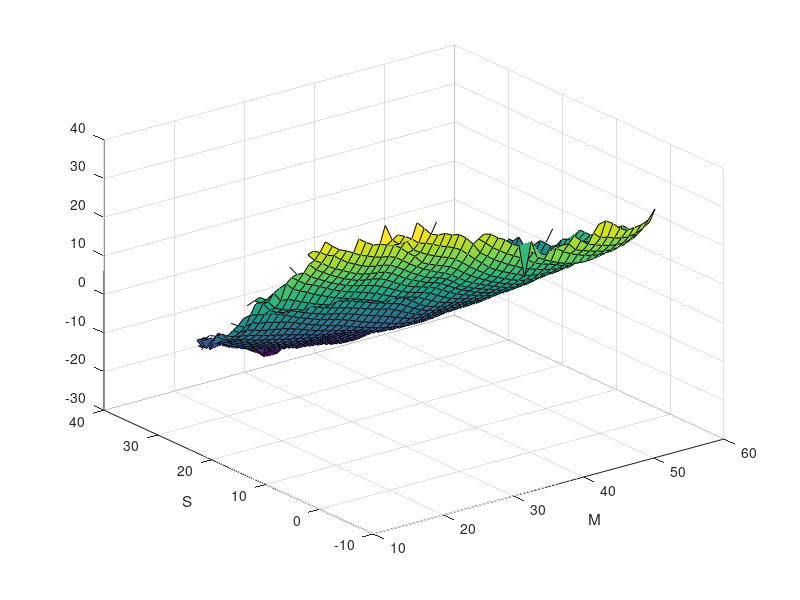
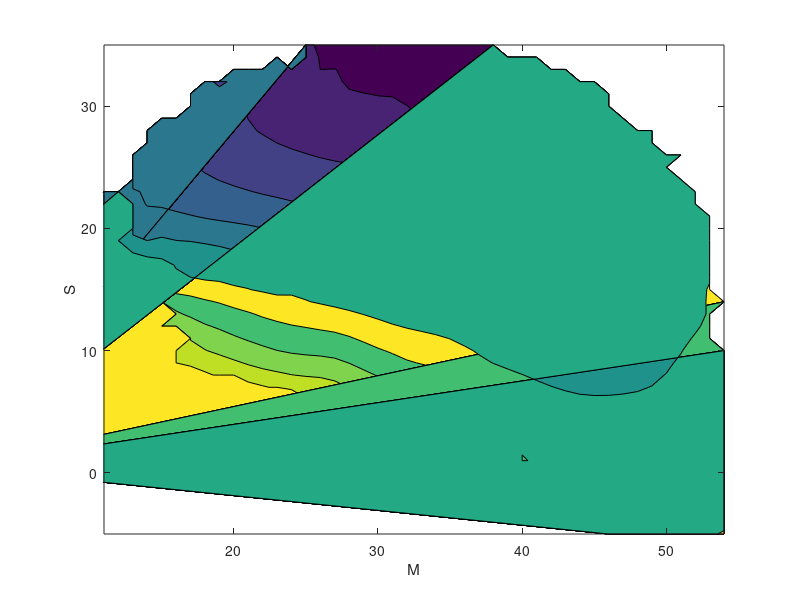

These charts were generated, in order, by the following MATLAB code:
close all
clear all
M=linspace(11,54,44);
S=linspace(-5,35,41);
G=load('free_energy.dat');
surf(M,S,G');xlabel('M');ylabel('S');
figure
contourf(M,S,G');xlabel('M');ylabel('S');
